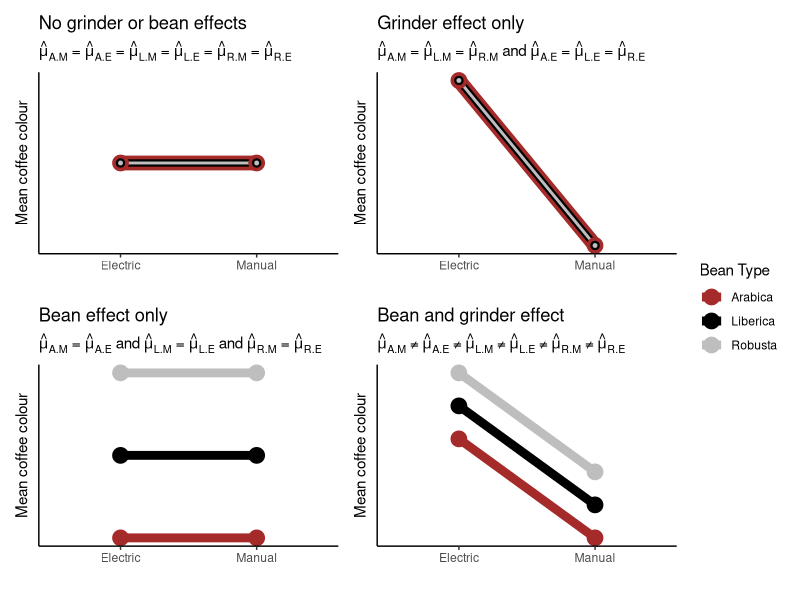
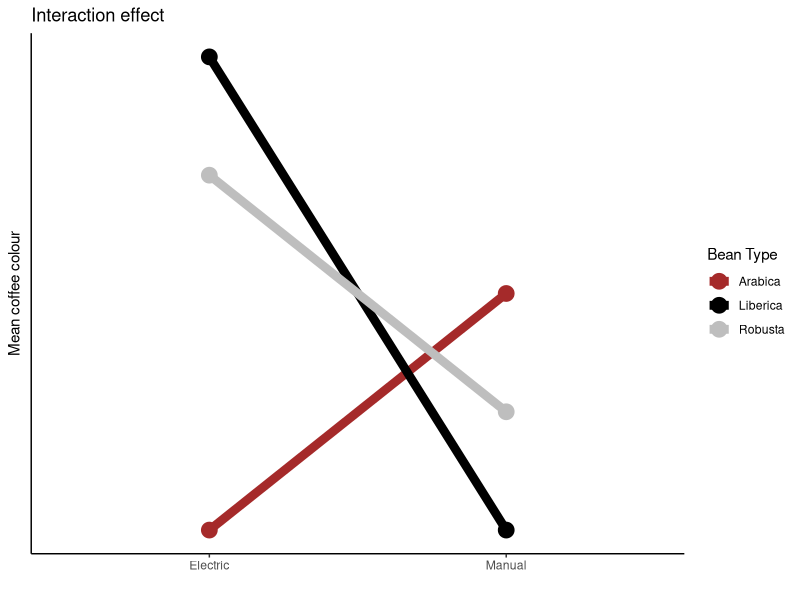

These figures' R source, in order:
## ---- chunk 1
## create a character vector of bean types
beans <- rep(c("Arabica","Liberica", "Robusta"), each = 4)
beans
## randomly sample the character vector to give the order of coffees
set.seed(1234) ## this is ONLY for consistency, remove if doing this yourself
allocation <- sample(beans, 12)
allocation
## ---- chunk 2
library(tidyverse)
kableExtra::kable(data.frame(Cup = 1:12, Bean = allocation)) %>%
  kableExtra::kable_classic(full_width = FALSE, html_font = "Cambria")
## ---- chunk 3
set.seed(432) ## this is ONLY for consistency, remove if doing this yourself
plan <- data.frame(Beans = rep(c("Arabica","Liberica", "Robusta"), times = 2), 
           Block = rep(c("Mug", "Glass"), each = 3)) %>% ## combine experiment variables
  group_by(Block) %>% ## group by blocking factor
  dplyr::sample_n(3)
plan
## ---- chunk 4
kableExtra::kable(cbind("Cup" = rep(1:3, times = 2), plan)) %>%
  kableExtra::kable_classic(full_width = FALSE, html_font = "Cambria")
## ---- chunk 5
library(tidyverse)
library(ggplot2)
library(patchwork)
coffee <- data.frame(bean = rep(c("Arabica","Liberica", "Robusta"), times = 2),
                     grinder = rep(c("Manual", "Electric"), each = 3),
                     mean = rep(1, 6))
expr <-  expression(paste(hat(mu)[A.M], " = ", hat(mu)[A.E]," = ", hat(mu)[L.M]," = ", hat(mu)[L.E],
                          " = ", hat(mu)[R.M], " = ", hat(mu)[R.E]))
p1 <- coffee %>%  
  ggplot(., aes(x = grinder, y = mean, color = bean)) +
  geom_line(aes(group = bean), size = rep(c(5, 1, 2.5), 2)) +
  geom_point(size = rep(c(5, 2.5, 1), 2)) +
  theme_classic() +
  ylab("Mean coffee colour") +
  xlab("") + 
  theme(axis.text.y = element_blank(), axis.ticks.y = element_blank(), legend.position = "none") +
  scale_color_manual(values = c("brown", "black", "grey")) +
  ggtitle("No grinder or bean effects", subtitle = expr) 
###
coffee <- data.frame(bean = rep(c("Arabica","Liberica", "Robusta"), times = 2),
                     grinder = rep(c("Manual", "Electric"), each = 3),
                     mean = rep(c(1,2), each = 3))
expr <-  expression(paste(hat(mu)[A.M], " = ", hat(mu)[L.M]," = ", hat(mu)[R.M]," and ", hat(mu)[A.E],
                          " = ", hat(mu)[L.E], " = ", hat(mu)[R.E]))
p2 <- coffee %>%  
  ggplot(., aes(x = grinder, y = mean, color = bean)) +
  geom_line(aes(group = bean), size = rep(c(5, 1, 2.5), 2)) +
  geom_point(size = rep(c(5, 2.5, 1), 2)) +
  theme_classic() +
  ylab("Mean coffee colour") +
  xlab("") + 
  theme(axis.text.y = element_blank(), axis.ticks.y = element_blank(), legend.position = "none") +
  scale_color_manual(values = c("brown", "black", "grey")) +
  ggtitle("Grinder effect only", subtitle = expr) 
###
coffee <- data.frame(bean = rep(c("Arabica","Liberica", "Robusta"), times = 2),
                     grinder = rep(c("Manual", "Electric"), each = 3),
                     mean = rep(c(1, 2, 3), times = 2))
expr <-  expression(paste(hat(mu)[A.M], " = ", hat(mu)[A.E]," and ", hat(mu)[L.M]," = ", hat(mu)[L.E],
                          " and ", hat(mu)[R.M], " = ", hat(mu)[R.E]))
p3 <- coffee %>%  
  ggplot(., aes(x = grinder, y = mean, color = bean)) +
  geom_line(aes(group = bean), size = 3) +
  geom_point(size = 5) +
  theme_classic() +
  ylab("Mean coffee colour") +
  xlab("") + 
  theme(axis.text.y = element_blank(), axis.ticks.y = element_blank()) +
  guides(color = guide_legend(title = "Bean Type")) + 
  scale_color_manual(values = c("brown", "black", "grey")) +
  ggtitle("Bean effect only", subtitle = expr) 
###
coffee <- data.frame(bean = rep(c("Arabica","Liberica", "Robusta"), times = 2),
                     grinder = rep(c("Manual", "Electric"), each = 3),
                     mean = 1:6)
expr <-  expression(paste(hat(mu)[A.M], " ≠ ", hat(mu)[A.E]," ≠ ", hat(mu)[L.M]," ≠ ", hat(mu)[L.E],
                          " ≠ ", hat(mu)[R.M], " ≠ ", hat(mu)[R.E]))
p4 <- coffee %>%  
  ggplot(., aes(x = grinder, y = mean, color = bean)) +
  geom_line(aes(group = bean), size = 3) +
  geom_point(size = 5) +
  theme_classic() +
  ylab("Mean coffee colour") +
  xlab("") + 
  theme(axis.text.y = element_blank(), axis.ticks.y = element_blank()) +
  guides(color = guide_legend(title = "Bean Type")) + 
  scale_color_manual(values = c("brown", "black", "grey")) +
  ggtitle("Bean and grinder effect", subtitle = expr) 

((p1 + p2)/(p3 + p4)) +  plot_layout(guides = "collect")


## ---- chunk 6
coffee <- data.frame(bean = rep(c("Arabica","Liberica", "Robusta"), times = 2),
                     grinder = rep(c("Manual", "Electric"), each = 3),
                     mean = c(2, 1, 1.5, 1, 3, 2.5))

coffee %>%  
  ggplot(., aes(x = grinder, y = mean, color = bean)) +
  geom_line(aes(group = bean), size = 3) +
  geom_point(size = 5) +
  theme_classic() +
  ylab("Mean coffee colour") +
  xlab("") + 
  theme(axis.text.y = element_blank(), axis.ticks.y = element_blank()) +
  guides(color = guide_legend(title = "Bean Type")) + 
  scale_color_manual(values = c("brown", "black", "grey")) +
  ggtitle("Interaction effect") 
